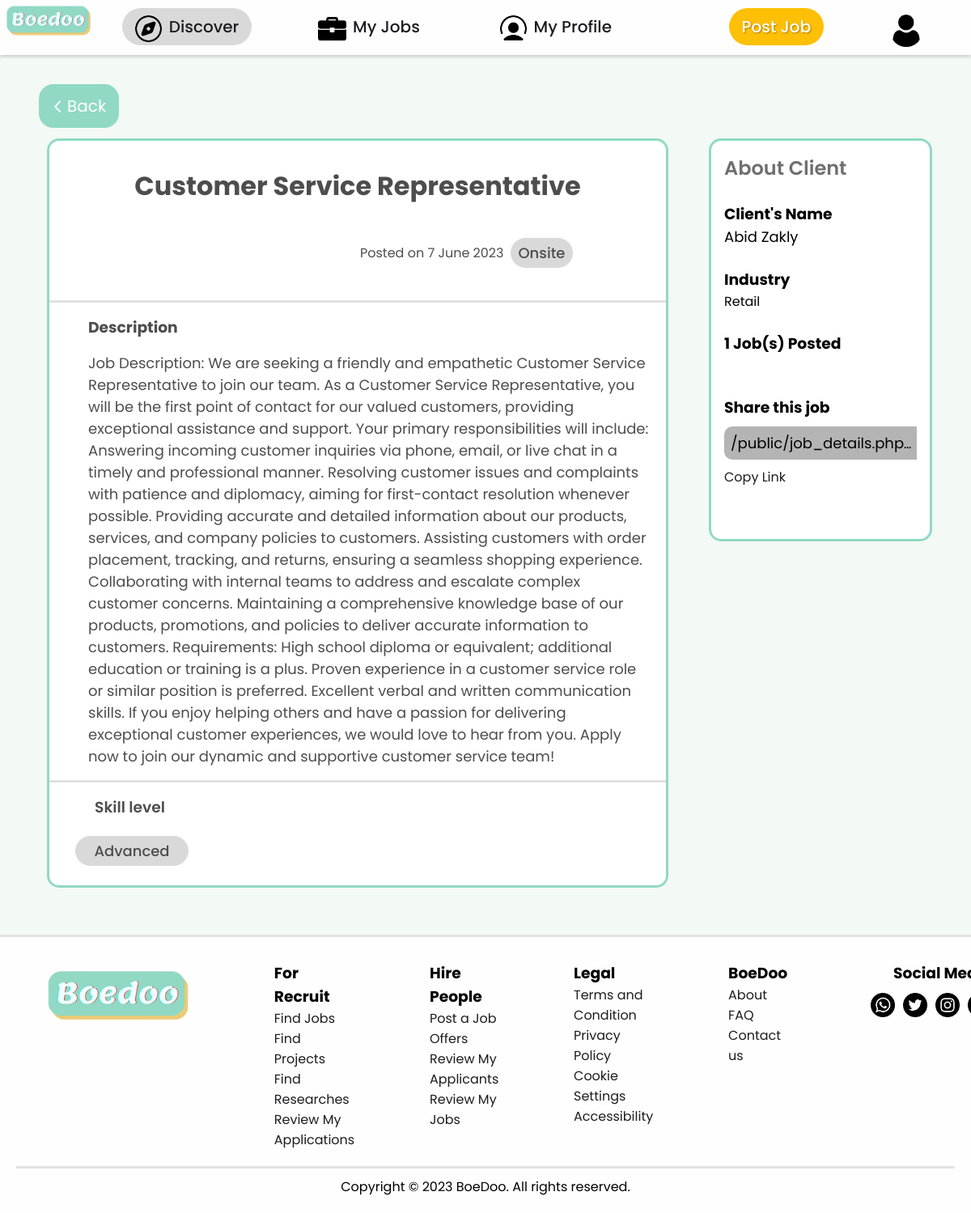
The page /public/job_details.php?title=Customer Service Representative&job_id=21&job_type=jobs&prev_page=discover.php (signed in) on the database its author committed.
### tables this page shows
CREATE TABLE `jobs` (
  `id` int(11) NOT NULL,
  `title` varchar(255) DEFAULT NULL,
  `wage` varchar(255) DEFAULT NULL,
  `duration_in_day` varchar(255) DEFAULT NULL,
  `industry` varchar(255) DEFAULT NULL,
  `working_type` varchar(255) DEFAULT NULL,
  `employee_level` varchar(255) DEFAULT NULL,
  `job_desc` text DEFAULT NULL,
  `job_type` varchar(255) DEFAULT NULL,
  `posted_date` date DEFAULT NULL,
  `employer_id` int(11) NOT NULL,
  `status` varchar(255) NOT NULL,
  `admin_id` int(11) DEFAULT NULL
);

### public/job_details.php (the view, shortened to what this page needs)
<?php
require '../controllers/config.php';
    ?>
<!DOCTYPE html>
<html lang="en">
<head>
  <link rel="stylesheet" href="../views/css/jobdetails.css" />
</head>
<body>
  <?php
  if (isset($_SESSION['admin'])) {
    ?>
   <header class="nav-container">
      <ul>
        <a href="landing.php"><img src="../views/img/logo.png" /></a>
        <li>
          <a class="discover" href="admin.php?page=dashboard"><img src="../views/img/compass.png" />Job List</a>
        </li>
        <li>
          <a class="inbox navActive" href="admin.php?page=inbox"><img src="../views/img/briefcase (2).png" />Inbox</a>
        </li>
        <li style="float: right">
          <a id="profileBtn" href="#"><img class="nav-profile" src="../views/img/user (1).png" /></a>
        </li>
      </ul>
    </header>
    <?php
  } else {
    include 'object/navbar.php';
  }
  ?>
  <?php
  if (isset($_GET['title'])) {
    $title = $_GET['title'];
    $job_id = $_GET['job_id'];
    $job_type = $_GET['job_type'];
    $prev_page = $_GET['prev_page'];
    $query = "SELECT * FROM jobs WHERE title ='$title' AND job_type = '$job_type' AND id = $job_id";
    $result = mysqli_query($conn, $query);
    $row = mysqli_fetch_assoc($result);
    if (mysqli_num_rows($result) > 0) {
      $result_users = mysqli_query($conn, "SELECT CONCAT(u.first_name,' ',u.last_name) AS 'full_name'
                                               FROM jobs j
                                               JOIN users u ON j.employer_id = u.id
                                               WHERE j.employer_id = '{$row['employer_id']}'
                                               ");
      $result_count = mysqli_query($conn, "SELECT COUNT(id) FROM jobs WHERE employer_id = '{$row['employer_id']}' AND job_type = '$job_type' AND status = 'Approved'");
      $row_users = mysqli_fetch_assoc($result_users);
      $row_count = mysqli_fetch_assoc($result_count);
      $formattedDate = date("j F Y", strtotime($row['posted_date']));
      if ($row) {
        ?>
        <div class="content">
          <a href="<?php echo $prev_page; ?>" class="buttonBack"><img src="../views/img/arrowup.svg">Back</a><br><br>
          <div class="row-content">
            <div class="column1">
              <div class="column1in">
                <?php echo "<h2>" . $row['title'] . "</h2>"; ?>
                <div class="column1in-detail">
                  <div class="postedtime">
                    <?php echo "Posted on " . $formattedDate; ?>
                  </div>
                  <div class="working-type">
                    <?php echo $row["working_type"] ?>
                  </div>
                </div>
                <div class="column1-content">
                  <h3 style="text-align:left; padding: 1rem 0 0 3rem">Description<br></h3>
                  <?php echo "<p>" . $row['job_desc'] . "</p>"; ?>
                </div>
                <div class="column1-content-el">
                  <h3>Skill level</h3>
                  <div class="emplo-level">
                    <?php echo "<p>" . $row['employee_level'] . "</p>"; ?>
                  </div>
                </div>
              </div>
            </div>
            <?php
            if (substr($job_type, -1) === "s") {
              $job_type_title = substr($job_type, 0, -1);
              $job_type_title = ucwords($job_type_title);
            } else {
              $job_type_title = ucwords($job_type);
            }
            ?>
            <div class="column2">
              <h2>
                About Client
              </h2><br>
              <h3>Client's Name</h3>
              <div class="city">
                <p>
                  <?php echo $row_users['full_name']; ?>
                </p>
              </div><br>
              <h3>
                Industry
              </h3>
              <p>
                <?php echo $row['industry']; ?>
              </p><br>
              <h3>
                <?php if ($job_type !== "research") {
                  echo $row_count['COUNT(id)'] . " " . $job_type_title . "(s) Posted";
                } else {
                  echo $row_count['COUNT(id)'] . " " . $job_type_title . "(es) Posted";
                } ?>
              </h3><br><br>
              <h3>Share this job</h3>
              <div class="limited-text">
                <a class="copylink">
                  <?php echo $_SERVER['REQUEST_URI']; ?>
                </a>
              </div>
              <a href="" class="btncopy" onclick="copyLink()">Copy Link</a>
            </div>
          </div>
        </div>
        <?php
      }
    }
  }
  ?>
  <?php include 'object/footer.php' ?>
</body>
</html>

### views/css/jobdetails.css (style rules this page uses)
.content { margin: 2rem; padding: 1rem; }
.buttonBack { background-color: #91d9c5; text-decoration: none; padding: 0.8rem 1rem 0.8rem 1rem; border-radius: 18px; color: white; font-size: 20px; transition: all 0.2s ease-in-out; }
.buttonBack img { width: 15px; margin-bottom: 2px; transform: rotate(-90deg); margin-right: 4px; }
.column1 { float: left; width: 75%; padding: 0px 50px 10px 10px; }
.column2 { padding: 1rem; float: left; width: 25%; background-color: #ffffff; border: 3px solid #91d9c5; border-radius: 15px; }
.column1in { float: left; width: 100%; background-color: #ffffff; border: 3px solid #91d9c5; border-radius: 15px; padding: 2rem 0rem 0rem 0rem; color: #4d4d4d; text-align: center; }
.column1in h2 { font-size: 2rem; }
.column1in-detail { align-items: center; margin: 2rem 0rem 2rem 24rem; text-align: center; display: flex; }
.postedtime { text-align: center; }
.working-type { display: block; border-radius: 99px; background-color: #d9d9d9; margin: 0.5rem; font-size: 18px; font-weight: 500; padding: 5px 10px 5px 10px; text-align: center; }
.emplo-level { display: block; border-radius: 99px; background-color: #d9d9d9; margin: 0.5rem 0.5rem 0.5rem 0rem; font-size: 18px; font-weight: 500; padding: 5px 10px 5px 10px; text-align: center; width: 140px; }
.column1-content { width: 100%; border-top-style: solid; border-color: #e1e1e1; }
.column1-content-el { padding: 1rem 1rem 1rem 2rem; text-align: left; width: 100%; border-top-style: solid; border-color: #e1e1e1; }
.column1-content-el h3 { font-weight: 600; margin-bottom: 1.3rem; padding-left: 1.5rem; }
.column1-content p { text-align: left; margin: 1rem 1rem 1rem 3rem; font-size: 18px; }
.column2 h2 { font-weight: 600; color: #6f6f6f; }
.city { font-size: 18px; }
.copylink { background-color: #b4b4b4; text-decoration: none; border-radius: 10px; color: rgb(0, 0, 0); text-align: center; width: 100%; }
a.copylink { margin: 1rem 0rem 2rem 0rem; padding: 0.5rem; font-size: 18px; }
.btncopy { text-decoration: none; }
a.btncopy { font-size: 16px; }
.limited-text { align-items: center; overflow: hidden; white-space: nowrap; text-overflow: ellipsis; max-height: 100px; padding: 1rem 0rem 1rem 0rem; }
.row-content:after { content: ""; display: table; clear: both; }

### views/css/template/root.css (style rules this page uses)
:root { --whitebg-color: #f5f5f7; --white-color: rgb(254, 254, 254, 0.975); --black-color: #1d1d1f; --boedoo-color: #6bccb1; --boedoo1-color: #91d9c5; --grey-color: #333; --navbar-hover-focus-color: #d9d9d9; --close-hover-color:rgb(182, 2, 2); --body-color:#f3f9f4; --yellow-color: #fec006; --sideprofile-color: #cccccc94; }

### views/css/template/html.css (style rules this page uses)
* { margin: 0; padding: 0; font-family: "Poppins", sans-serif; box-sizing: border-box; scroll-behavior: smooth; }
a { color: var(--black-color); text-decoration: none; }
body { background-color: var(--body-color); min-height: 100vh; display: flex; flex-direction: column; }

### rows shown on the page
jobs: title "Customer Service Representative", posted_date "7 June 2023", working_type "Onsite", job_desc "Job Description: We are seeking a friendly and empathetic Customer Service Representative to join our team. As a Customer Service Representative, you will be the first point of contact for our valued customers, providing exceptional assistance and support. Your primary responsibilities will include: Answering incoming customer inquiries via phone, email, or live chat in a timely and professional manner. Resolving customer issues and complaints with patience and diplomacy, aiming for first-contact resolution whenever possible. Providing accurate and detailed information about our products, services, and company policies to customers. Assisting customers with order placement, tracking, and…", employee_level "Advanced", industry "Retail"

### other values the page prints
$row_users['full_name'] "Abid Zakly"
$row_count['COUNT(id)'] "1"
$job_type_title "Job"
$_SERVER['REQUEST_URI'] "/public/job_details.php…"
